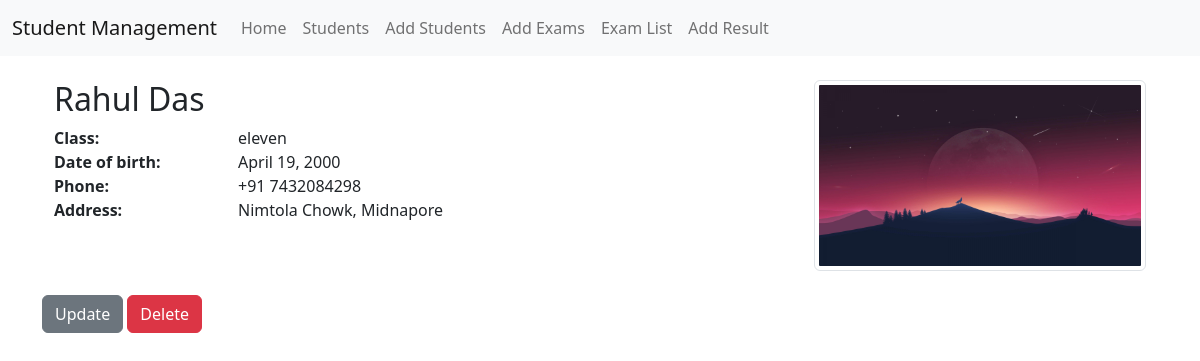
/student/student-detail/1/, run on the app's committed database.
### stdmanage/models.py (models this page shows, shortened)
class Student(models.Model):
    GENDER = [
        ('male', 'Male'),
        ('female', 'Female'),
        ('others', 'Others')
    ]
    full_name = models.CharField(max_length=60)
    gender = models.CharField(max_length=10, default='male', choices=GENDER)
    date_of_birth = models.DateField(null=True, blank=True, )
    reading_class = models.ForeignKey(ReadingClass, on_delete=models.CASCADE)
    phone_number = models.CharField(max_length=20)
    home_address = models.CharField(max_length=200, null= True, blank=True, )
    photo = models.FileField(upload_to='student_photos', null=True)

class ReadingClass(models.Model):
    name = models.CharField(max_length=20)
    def __str__(self):
        return self.name

### stdmanage/views.py (the view)
# urls.py: path('student-detail/<int:pk>/', StudentDetailView.as_view(), name = 'student-detail'),
class StudentDetailView(DetailView):
    model = Student
    context_object_name = 'student_detail'

### stdmanage/templates/stdmanage/student_detail.html (shortened to what this page needs)
{% extends 'stdmanage/base.html' %}
    {% block body %}
    <div class="container">
        <div class="row">
            <div class="col-12 col-md-8 p-4 ">
                <h2 class="text-capitalize">{{student_detail.full_name}}</h2>
                <div class="row">
                    <div class="col-4 col-md-3">
                        <span class="fw-bold">Class: </span>
                    </div>
                    <div class="col-8 col-md-6">
                        {{student_detail.reading_class}}
                    </div>
                </div>
                <div class="row">
                    <div class="col-4 col-md-3">
                        <span class="fw-bold">Date of birth: </span>
                    </div>
                    <div class="col-8 col-md-6">
                        {{student_detail.date_of_birth}}
                    </div>
                </div>
                <div class="row">
                    <div class="col-4 col-md-3">
                        <span class="fw-bold">Phone: </span>
                    </div>
                    <div class="col-8 col-md-6">
                        {{student_detail.phone_number}}
                    </div>
                </div>
                <div class="row">
                    <div class="col-4 col-md-3">
                        <span class="fw-bold">Address: </span>
                    </div>
                    <div class="col-8 col-md-6">
                        {{student_detail.home_address}}
                    </div>
                </div>
            </div>
            <div class="col-12 col-md-4 p-4 ">
                <img src="{{ student_detail.photo.url }}" class="img-fluid img-thumbnail" srcset="">
            </div>
        </div>
        <div class="row">
            <div class="col-12 col-md-8">
                <a href="{%url "stdmanage:student-update" student_detail.id%}"><button class="btn btn-secondary">Update</button></a>
                <a href="{%url "stdmanage:student-delete" student_detail.id%}"><button class="btn btn-danger">Delete</button></a>
            </div>
        </div>
    </div>
    {% endblock body %}

### data on the page
Student: full_name "Rahul Das", reading_class "eleven", date_of_birth "April 19, 2000", phone_number "+91 7432084298", home_address "Nimtola Chowk, Midnapore", photo (picture)
